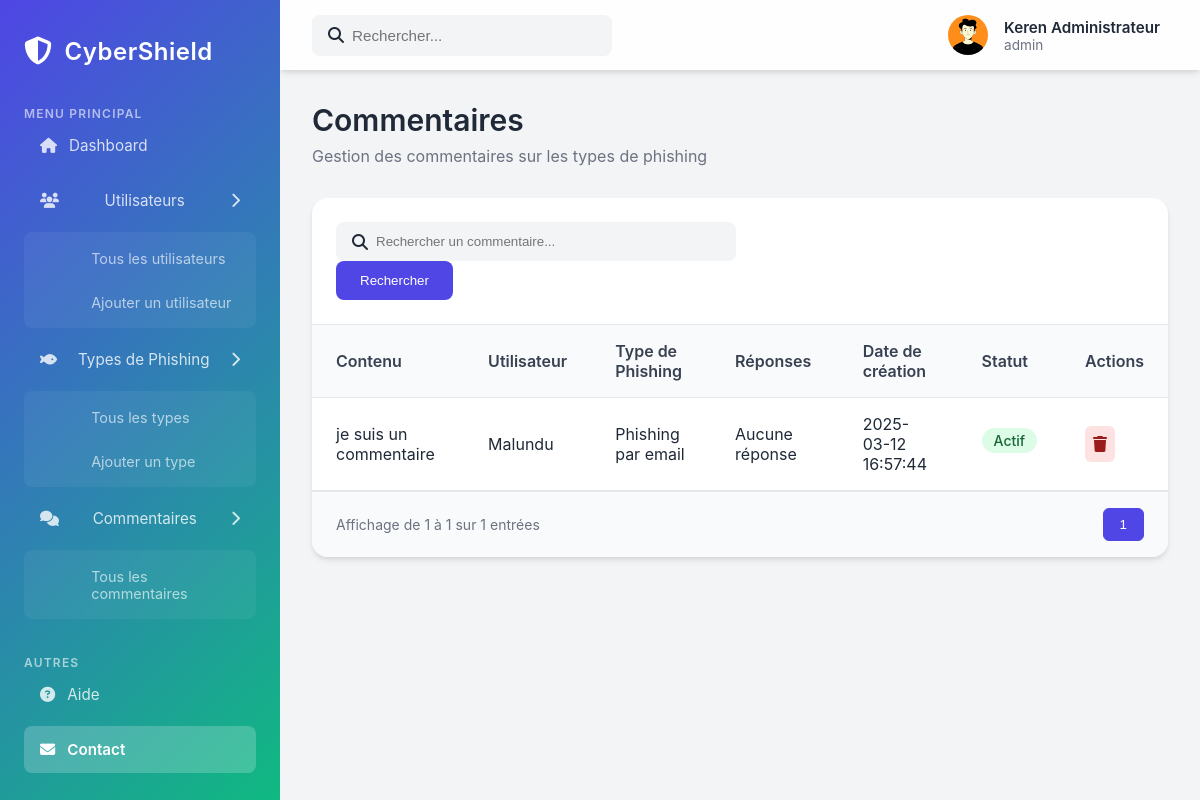
The app's page /admin/comments.php (signed in) with its own data.
### tables this page shows
CREATE TABLE `users` (
  `id` int(11) NOT NULL,
  `last_name` varchar(100) NOT NULL,
  `first_name` varchar(100) NOT NULL,
  `birth_date` date NOT NULL,
  `nationality` varchar(50) DEFAULT NULL,
  `identity_number` varchar(50) DEFAULT NULL,
  `email` varchar(100) NOT NULL,
  `gender` varchar(10) DEFAULT NULL,
  `password` varchar(255) NOT NULL,
  `profile_picture` varchar(255) DEFAULT NULL,
  `role` enum('user','admin') DEFAULT 'user',
  `active` tinyint(1) DEFAULT 1,
  `last_login` date DEFAULT NULL,
  `created_at` timestamp NOT NULL DEFAULT current_timestamp()
);

CREATE TABLE `comments` (
  `id` int(11) NOT NULL,
  `user_id` int(11) NOT NULL,
  `phishing_type_id` int(11) NOT NULL,
  `content` text NOT NULL,
  `active` tinyint(1) DEFAULT 1,
  `created_at` timestamp NOT NULL DEFAULT current_timestamp()
);

CREATE TABLE `phishing_types` (
  `id` int(11) NOT NULL,
  `title` varchar(100) NOT NULL,
  `description` text NOT NULL,
  `image` varchar(255) DEFAULT NULL,
  `active` tinyint(1) DEFAULT 1,
  `created_at` timestamp NOT NULL DEFAULT current_timestamp()
);

### admin/comments.php (the view, shortened to what this page needs)
<?php
include 'header.php';
try {
    $limit = 10;
    $page = isset($_GET['page']) ? (int)$_GET['page'] : 1;
    $offset = ($page - 1) * $limit;
    $search = isset($_GET['search']) ? $_GET['search'] : '';
    $stmt = $pdo->prepare("
        SELECT
            c.id,
            c.content,
            c.active,
            c.created_at,
            u.last_name AS user_name,
            pt.title AS phishing_type_title,
            GROUP_CONCAT(cr.content SEPARATOR ' | ') AS replies
        FROM comments c
        LEFT JOIN users u ON c.user_id = u.id
        LEFT JOIN phishing_types pt ON c.phishing_type_id = pt.id
        LEFT JOIN comment_replies cr ON c.id = cr.comment_id AND cr.active = 1
        WHERE c.content LIKE :search OR u.last_name LIKE :search OR pt.title LIKE :search
        GROUP BY c.id, c.content, c.active, c.created_at, u.last_name, pt.title
        ORDER BY c.created_at DESC
        LIMIT :limit OFFSET :offset
    ");
    $stmt->bindValue(':search', '%' . $search . '%', PDO::PARAM_STR);
    $stmt->bindParam(':limit', $limit, PDO::PARAM_INT);
    $stmt->bindParam(':offset', $offset, PDO::PARAM_INT);
    $stmt->execute();
    $comments = $stmt->fetchAll(PDO::FETCH_ASSOC);
    $stmtCount = $pdo->prepare("
        SELECT COUNT(*) as total
        FROM comments c
        LEFT JOIN users u ON c.user_id = u.id
        LEFT JOIN phishing_types pt ON c.phishing_type_id = pt.id
        WHERE c.content LIKE :search OR u.last_name LIKE :search OR pt.title LIKE :search
    ");
    $stmtCount->bindValue(':search', '%' . $search . '%', PDO::PARAM_STR);
    $stmtCount->execute();
    $total = $stmtCount->fetchColumn();
    $pages = ceil($total / $limit);
} catch (PDOException $e) {
    echo "Erreur de requête : " . $e->getMessage();
    die();
}
?>
<div class="dashboard-content">
    <div class="page-header">
        <h1>Commentaires</h1>
        <p>Gestion des commentaires sur les types de phishing</p>
    </div>
    <div class="table-container">
        <div class="table-search">
            <form method="GET" action="">
                <div class="search-input">
                    <i class="fas fa-search"></i>
                    <input type="text" name="search" placeholder="Rechercher un commentaire..." value="<?= htmlspecialchars($search) ?>">
                </div>
                <button type="submit" class="add-button">Rechercher</button>
            </form>
        </div>
        <table class="phishing-table">
            <thead>
                <tr>
                    <th>Contenu</th>
                    <th>Utilisateur</th>
                    <th>Type de Phishing</th>
                    <th>Réponses</th>
                    <th>Date de création</th>
                    <th>Statut</th>
                    <th>Actions</th>
                </tr>
            </thead>
            <tbody>
                <?php foreach ($comments as $comment) : ?>
                <tr>
                    <td><?= htmlspecialchars($comment['content']) ?></td>
                    <td><?= htmlspecialchars($comment['user_name']) ?></td>
                    <td><?= htmlspecialchars($comment['phishing_type_title']) ?></td>
                    <td><?= $comment['replies'] ? htmlspecialchars($comment['replies']) : 'Aucune réponse' ?></td>
                    <td><?= $comment['created_at'] ?></td>
                    <td>
                        <span class="status-badge <?= $comment['active'] ? 'status-active' : 'status-inactive' ?>">
                            <?= $comment['active'] ? 'Actif' : 'Inactif' ?>
                        </span>
                    </td>
                    <td>
                        <div class="action-buttons">
                            <a href="delete-comment.php?id=<?= $comment['id'] ?>" class="action-button delete-btn" title="Supprimer" onclick="return confirm('Êtes-vous sûr de vouloir supprimer ce commentaire et ses réponses ?')">
                                <i class="fas fa-trash"></i>
                            </a>
                        </div>
                    </td>
                </tr>
                <?php endforeach; ?>
            </tbody>
        </table>
        <div class="table-footer">
            <div class="table-info">
                Affichage de <?= (($page - 1) * $limit + 1) ?> à <?= min($page * $limit, $total) ?> sur <?= $total ?> entrées
            </div>
            <div class="pagination">
                <?php for ($i = 1; $i <= $pages; $i++) : ?>
                    <?php if ($i == $page) : ?>
                        <button class="pagination-button active"><?= $i ?></button>
                    <?php else : ?>
                        <a href="?page=<?= $i ?>&search=<?= urlencode($search) ?>"><button class="pagination-button"><?= $i ?></button></a>
                    <?php endif; ?>
                <?php endfor; ?>
            </div>
        </div>
    </div>
</div>

### admin/header.php (shortened to what this page needs)
<?php include
include '../config/db.php';
try {
    $stmt = $pdo->prepare("SELECT * FROM users WHERE id = :id");
    $stmt->execute(['id' => $_SESSION['user_id']]);
    $user = $stmt->fetch();
} catch (PDOException $e) {
    die("Erreur lors de la récupération des données : " . $e->getMessage());
}
?>
<!DOCTYPE html>
<html lang="fr">
<head>
    <link rel="stylesheet" href="https://cdnjs.cloudflare.com/ajax/libs/font-awesome/6.4.0/css/all.min.css">
    <link rel="stylesheet" href="main.css">
</head>
<body>
    <div class="dashboard-container">
        <aside class="sidebar">
            <div class="sidebar-header">
                <div class="logo">
                    <i class="fas fa-shield-alt"></i>
                    <span>CyberShield</span>
                </div>
            </div>
            <nav class="sidebar-nav">
                <div class="nav-section">
                    <span class="nav-section-title">MENU PRINCIPAL</span>
                    <ul>
                        <li class="active">
                            <a href="/admin/index.php">
                                <i class="fas fa-home"></i>
                                <span>Dashboard</span>
                            </a>
                        </li>
                        <li class="nav-item-dropdown">
                            <a href="#users">
                                <i class="fas fa-users"></i>
                                <span>Utilisateurs</span>
                                <i class="fas fa-chevron-right"></i>
                            </a>
                            <ul class="submenu">
                                <li><a href="users.php">Tous les utilisateurs</a></li>
                                <li><a href="create-user.php">Ajouter un utilisateur</a></li>
                            </ul>
                        </li>
                        <li class="nav-item-dropdown">
                            <a href="#phishing">
                                <i class="fas fa-fish"></i>
                                <span>Types de Phishing</span>
                                <i class="fas fa-chevron-right"></i>
                            </a>
                            <ul class="submenu">
                                <li><a href="types.php">Tous les types</a></li>
                                <li><a href="create-type.php">Ajouter un type</a></li>
                            </ul>
                        </li>
                        <li class="nav-item-dropdown">
                            <a href="#comments">
                                <i class="fas fa-comments"></i>
                                <span>Commentaires</span>
                                <i class="fas fa-chevron-right"></i>
                            </a>
                            <ul class="submenu">
                                <li><a href="comments.php">Tous les commentaires</a></li>
                            </ul>
                        </li>
                    </ul>
                </div>
                <div class="nav-section">
                    <span class="nav-section-title">AUTRES</span>
                    <ul>
                        <li>
                            <a href="#help">
                                <i class="fas fa-question-circle"></i>
                                <span>Aide</span>
                            </a>
                        </li>
                        <li>
                            <a href="#contact">
                                <i class="fas fa-envelope"></i>
                                <span>Contact</span>
                            </a>
                        </li>
                    </ul>
                </div>
            </nav>
        </aside>
        <main class="main-content">
            <header class="top-header">
                <div class="search-bar">
                    <i class="fas fa-search"></i>
                    <input type="text" placeholder="Rechercher...">
                </div>
                <div class="header-right">
                    <div class="admin-profile">
                        <img src="../uploads/avatar/<?php echo $user['profile_picture']; ?>" alt="Admin" class="admin-avatar">
                        <div class="admin-info">
                            <span class="admin-name"><?php echo $user['first_name'] . ' ' . $user['last_name']; ?></span>
                            <span class="admin-role"><?php echo $user['role']; ?></span>
                        </div>
                    </div>
                </div>
            </header>

### records on screen
users: profile_picture (picture), first_name "Keren", last_name "Administrateur", role "admin"
comments: content "je suis un commentaire", user.last_name "Malundu", phishing_type.title "Phishing par email", created_at "2025-03-12 16:57:44", active "Actif"

### other values on screen
min($page * $limit, $total) "1"
$total "1"
